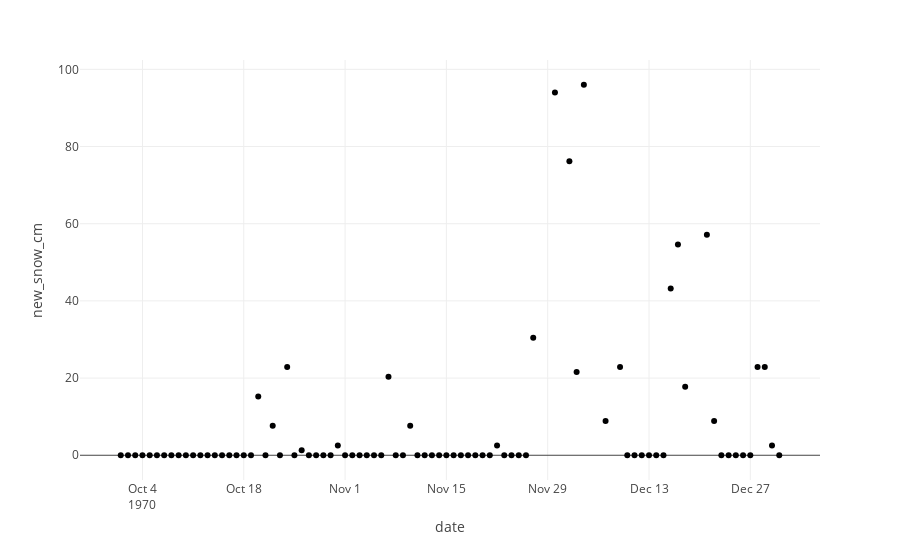

Notebook code for this chart:
### Markdown cell above
## Exploratory Data Analysis

### Code cell
year_input = st.number_input('Pick a number', 1970, 2019)
fig = px.scatter(df.query('year==@year_input'), x='date', y='new_snow_cm')
fig
